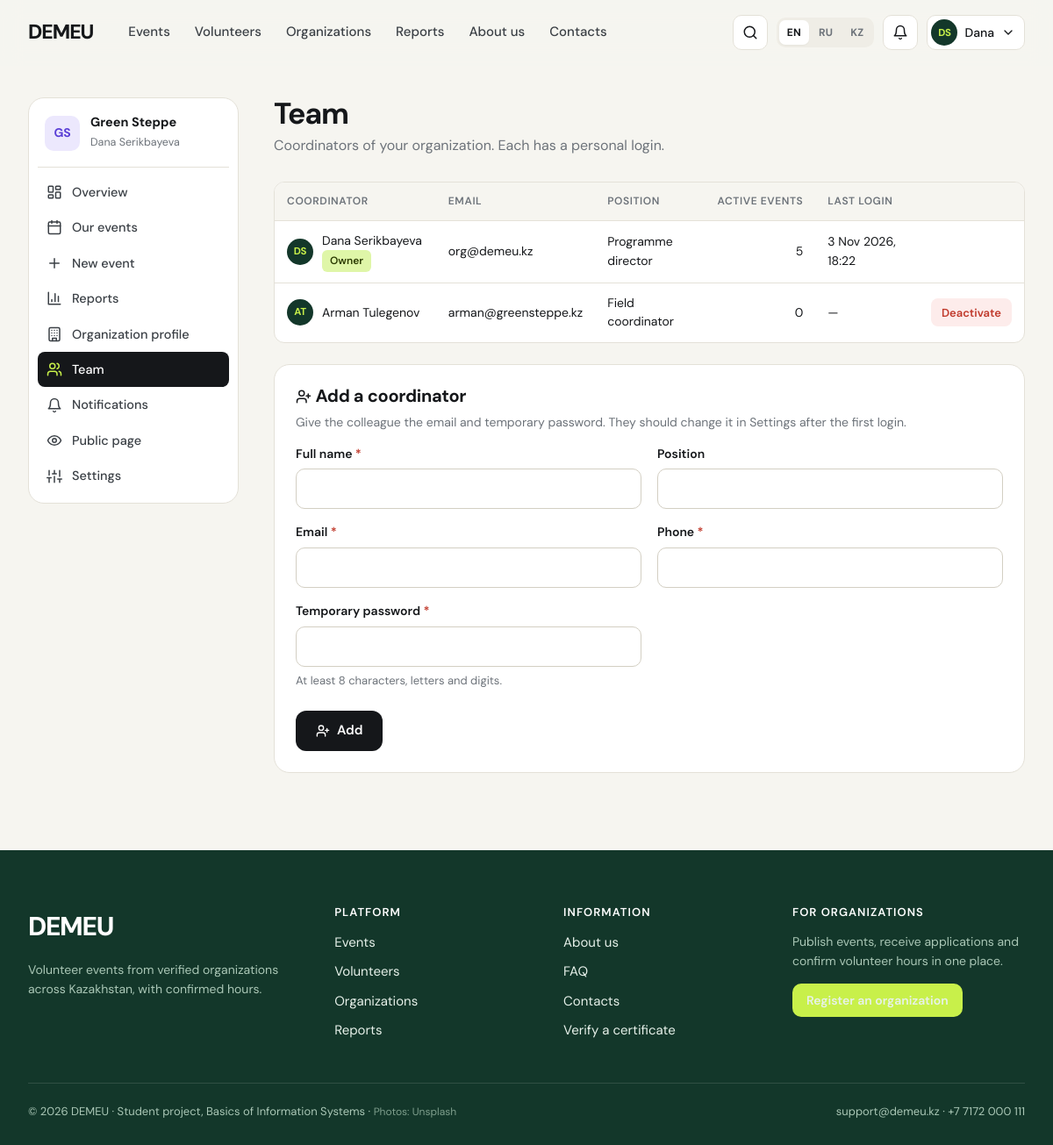
The page /org/team (signed in) on the database as committed earlier.
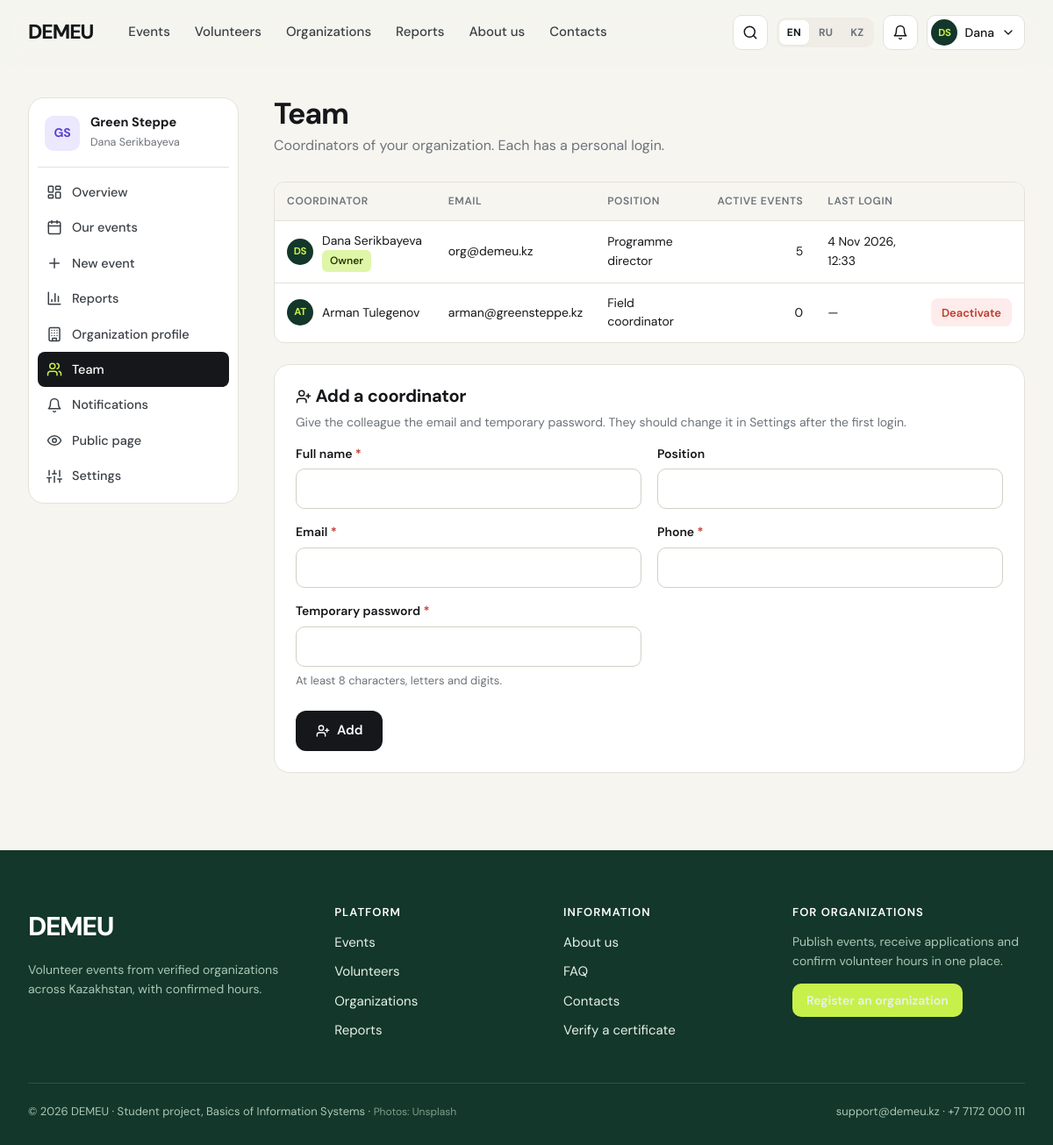
The same page on the database as committed later.
### tables this page shows
CREATE TABLE users (
    user_id        INTEGER PRIMARY KEY,
    email          TEXT NOT NULL UNIQUE COLLATE NOCASE,
    password_hash  TEXT NOT NULL,
    role           TEXT NOT NULL CHECK (role IN ('volunteer','coordinator','admin')),
    is_active      INTEGER NOT NULL DEFAULT 1 CHECK (is_active IN (0,1)),
    preferred_lang TEXT NOT NULL DEFAULT 'en' CHECK (preferred_lang IN ('en','ru','kk')),
    created_at     TEXT NOT NULL DEFAULT (datetime('now','localtime')),
    last_login_at  TEXT
);

### demeu/org.py (the view, shortened to what this page needs)
@bp.route("/team", methods=["GET", "POST"])
@coordinator_only
def team():
    owner_only()
    oid = g.coordinator["org_id"]
    errors, f = Errors(), {}
    members = query("""SELECT c.*, u.email, u.is_active, u.last_login_at,
        (SELECT COUNT(*) FROM events e WHERE e.coordinator_id=c.coordinator_id AND e.status IN ('draft','published')) AS active_events
        FROM coordinators c JOIN users u USING (user_id) WHERE c.org_id=? ORDER BY c.is_owner DESC, c.full_name""", (oid,))
    return render_template("org/team.html", members=members, f=f, errors=errors)

### demeu/core.py (called while the page is built)
def get_lang():
    lang = session.get("lang")
    if lang in LANGS:
        return lang
    best = request.accept_languages.best_match(["en", "ru", "kk"]) if request else None
    return best or "en"

def _(key, **params):
    entry = TRANSLATIONS.get(key)
    if entry is None:
        text = key
    else:
        lang = g.get("lang", "en")
        text = entry.get(lang) or entry.get("en") or key
    if params:
        try:
            text = text.format(**params)
        except (KeyError, IndexError):
            pass
    return text

def parse_dt(value):
    if not value:
        return None
    if isinstance(value, datetime):
        return value
    for fmt in (DT_FMT, "%Y-%m-%d %H:%M:%S", "%Y-%m-%d"):
        try:
            return datetime.strptime(value, fmt)
        except ValueError:
            continue
    return None

def fmt_date(value, with_weekday=False, with_year=True):
    d = parse_dt(value)
    if not d:
        return ""
    lang = g.get("lang", "en")
    s = f"{d.day} {MONTHS[lang][d.month - 1]}"
    if with_year:
        s += f" {d.year}"
    if with_weekday:
        s = f"{WEEKDAYS[lang][d.weekday()]}, " + s
    return s

### demeu/templates/org/team.html (shortened to what this page needs)
{% extends "org/_layout.html" %}
{% from "partials/macros.html" import field_error, avatar %}
{% block cab %}
<div class="cab-head"><div><h1>{{ _('team') }}</h1><p>{{ _('team_subtitle') }}</p></div></div>
<div class="table-wrap mb-3"><table class="table">
  <thead><tr><th>{{ _('coordinator') }}</th><th>Email</th><th>{{ _('position') }}</th><th class="num">{{ _('active_events') }}</th><th>{{ _('last_login') }}</th><th></th></tr></thead>
  <tbody>{% for m in members %}
  <tr><td><span class="person">{{ avatar(None, m.full_name, 'sm') }}<span>{{ m.full_name }}{% if m.is_owner %} <span class="tag tone-mint">{{ _('owner') }}</span>{% endif %}</span></span></td>
    <td class="small">{{ m.email }}</td><td class="small">{{ m.position or '—' }}</td><td class="num">{{ m.active_events }}</td>
    <td class="small">{{ fmt_dt(m.last_login_at) if m.last_login_at else '—' }}</td>
    <td>{% if not m.is_owner %}<form method="post" action="{{ url_for('org.team_toggle', coordinator_id=m.coordinator_id) }}" data-confirm="{{ _('confirm_toggle_member') }}">{{ csrf_field() }}
      <button class="btn {{ 'btn-danger' if m.is_active else 'btn-soft' }} btn-xs">{{ _('deactivate') if m.is_active else _('activate') }}</button></form>{% endif %}</td></tr>
  {% endfor %}</tbody></table></div>
<form class="card card-pad" method="post" novalidate>
  <h3>{{ icon('user-plus') }} {{ _('add_coordinator') }}</h3>
  <p class="small muted">{{ _('add_coordinator_hint') }}</p>
  <div class="form-grid">
    <div class="field {{ 'has-error' if errors.full_name }}"><label class="req" for="full_name">{{ _('full_name') }}</label><input class="input" id="full_name" name="full_name" value="{{ f.full_name or '' }}">{{ field_error(errors, 'full_name') }}</div>
    <div class="field"><label for="position">{{ _('position') }}</label><input class="input" id="position" name="position" value="{{ f.position or '' }}"></div>
    <div class="field {{ 'has-error' if errors.email }}"><label class="req" for="email">Email</label><input class="input" id="email" name="email" type="email" value="{{ f.email or '' }}">{{ field_error(errors, 'email') }}</div>
    <div class="field {{ 'has-error' if errors.phone }}"><label class="req" for="phone">{{ _('phone') }}</label><input class="input" id="phone" name="phone" type="tel" value="{{ f.phone or '' }}">{{ field_error(errors, 'phone') }}</div>
    <div class="field {{ 'has-error' if errors.password }}"><label class="req" for="password">{{ _('temp_password') }}</label><input class="input" id="password" name="password" type="text" autocomplete="off">
      <span class="hint">{{ _('temp_password_hint') }}</span>{{ field_error(errors, 'password') }}</div>
  </div>
  <button class="btn btn-dark mt-3">{{ icon('user-plus', 16) }} {{ _('add') }}</button>
</form>
{% endblock %}

Rows that differ between the two databases and show on the page:
changed users: last_login_at "3 Nov 2026, 18:22" → "4 Nov 2026, 12:33"
